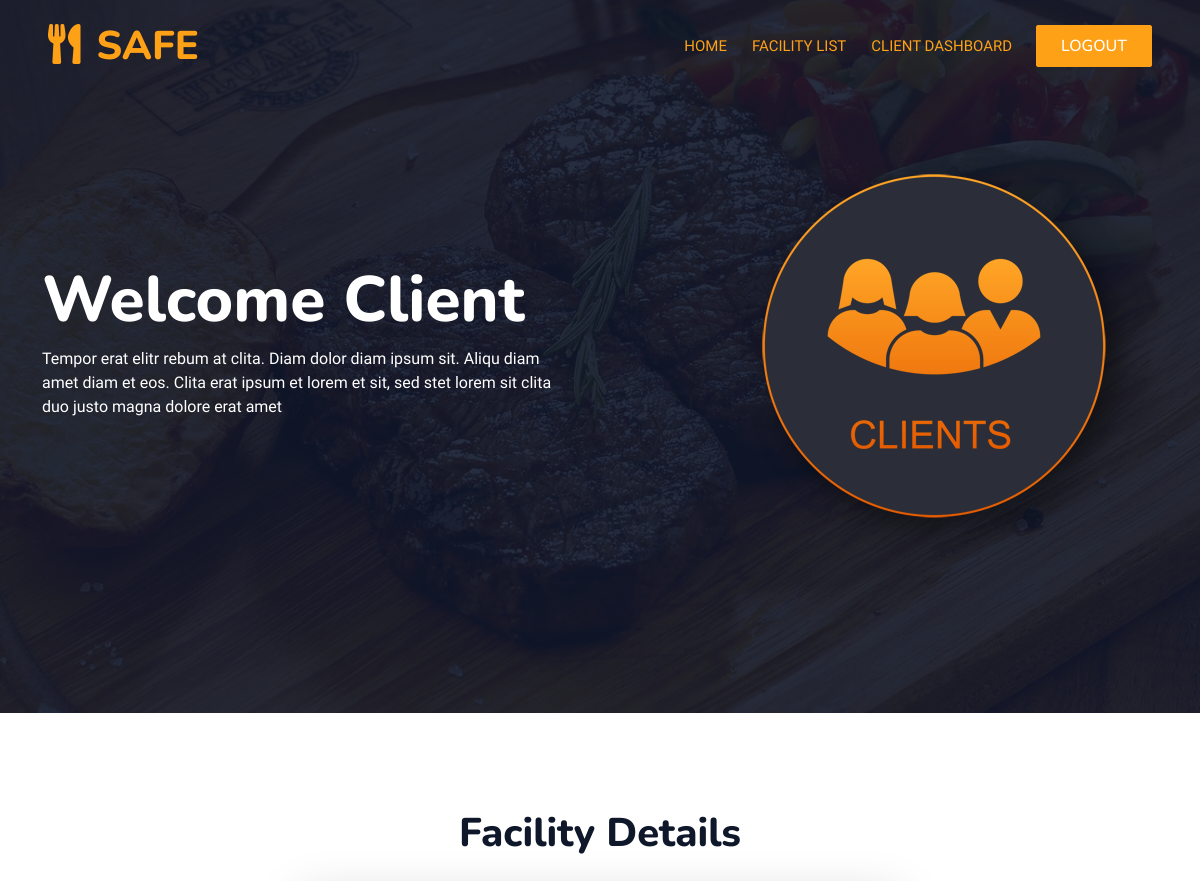
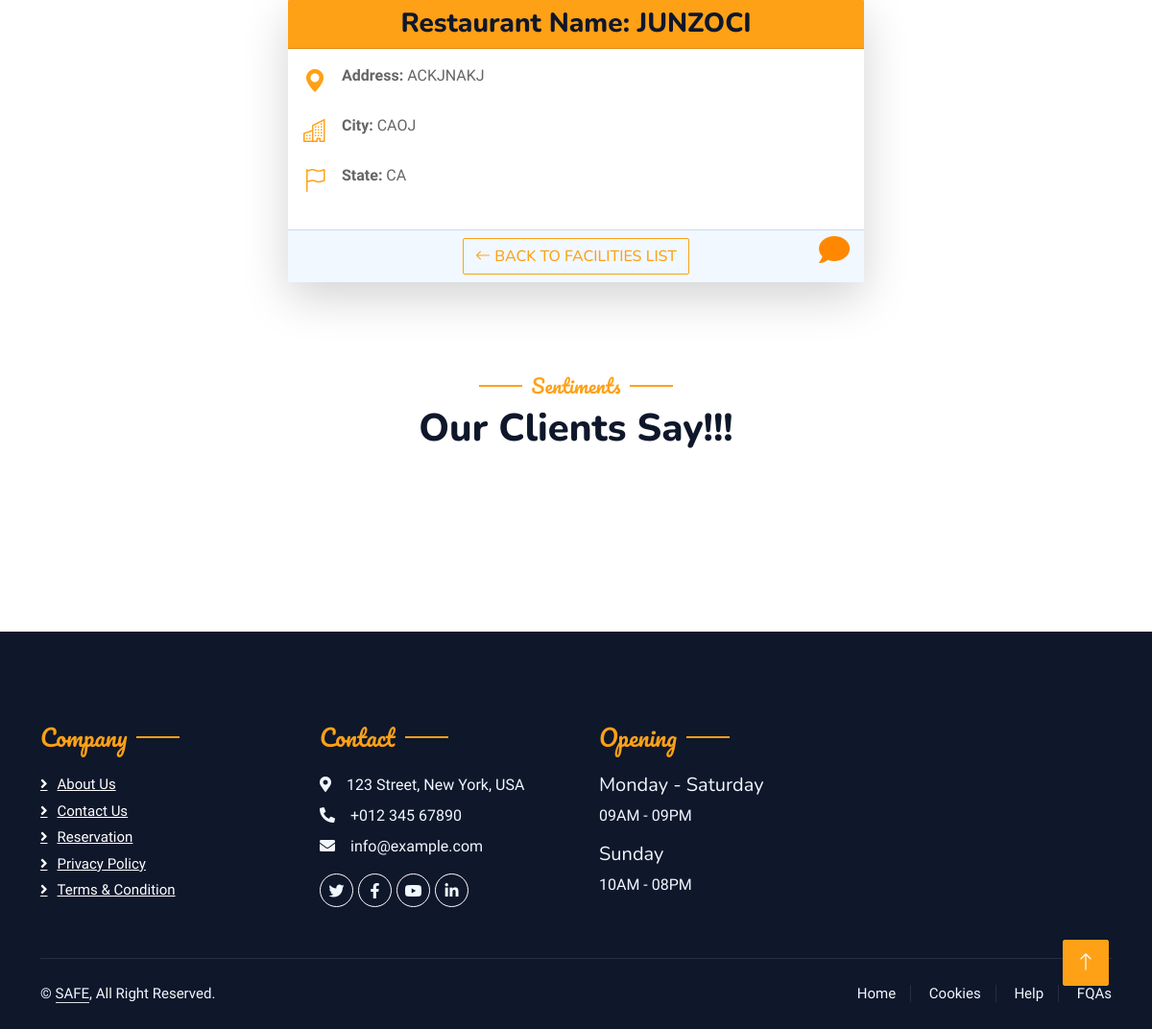
The page /facilities/1/ on the database its author committed (2 pictures, top to bottom).
### owner/models.py (models this page shows, shortened)
class Facility(models.Model):
    serial_number = models.CharField(max_length=100)
    facility_name = models.CharField(max_length=255)
    facility_address = models.CharField(max_length=255)
    facility_city = models.CharField(max_length=100)
    facility_state = models.CharField(max_length=100)
    facility_zip = models.CharField(max_length=20)
    program_status = models.CharField(
        max_length=10,
        choices=PROGRAM_STATUS_CHOICES,
    )
    predicted_revenue = models.FloatField(
        verbose_name="Revenue Prédit",
        null=True,
        blank=True,
    )
    seating_capacity = models.IntegerField(
        verbose_name="Capacité d'Accueil",
        null=True,
        blank=True,
    )
    average_meal_price = models.FloatField(
        verbose_name="Prix Moyen d'un Repas",
        null=True,
        blank=True,
    )
    marketing_budget = models.IntegerField(
        verbose_name="Budget Marketing",
        null=True,
        blank=True,
    )
    weekend_reservations = models.IntegerField(
        verbose_name="Réservations du Weekend",
        null=True,
        blank=True,
    )
    weekday_reservations = models.IntegerField(
        verbose_name="Réservations en Semaine",
        null=True,
        blank=True,
    )
    owner = models.ForeignKey(
        CustomUser,
        on_delete=models.CASCADE,
        related_name='facilities',
        limit_choices_to={'role': 'owner'},
        verbose_name="Propriétaire",
    )

### owner/views.py (the view)
# urls.py: path('<int:id>/', views.facility_detail, name='facility_detail'),
def facility_detail(request, id):
    facility = get_object_or_404(Facility, id=id)
    clients = Client.objects.filter(facility=facility)
    return render(request, 'owner/facility_detail.html', {'facility': facility, 'clients': clients})

### owner/templates/owner/facility_detail.html (shortened to what this page needs)
<!DOCTYPE html>
<html lang="en">
    {% load static %}
<head>
    <link href="https://cdnjs.cloudflare.com/ajax/libs/font-awesome/5.10.0/css/all.min.css" rel="stylesheet">
    <link href="https://cdn.jsdelivr.net/npm/bootstrap-icons@1.4.1/font/bootstrap-icons.css" rel="stylesheet">
    <link href="{% static 'lib/animate/animate.min.css' %}" rel="stylesheet">
    <link href="{% static 'lib/owlcarousel/assets/owl.carousel.min.css' %}" rel="stylesheet">
    <link href="{% static 'lib/tempusdominus/css/tempusdominus-bootstrap-4.min.css' %}" rel="stylesheet" />
    <link href="{% static 'css/bootstrap.min.css' %}" rel="stylesheet">
    <link href="{% static 'css/style.css' %}" rel="stylesheet">
</head>
<body>
    <div class="container-xxl bg-white p-0">
        <div class="container-xxl position-relative p-0">
            <nav class="navbar navbar-expand-lg navbar-dark bg-dark px-4 px-lg-5 py-3 py-lg-0">
                <a href="" class="navbar-brand p-0">
                    <h1 class="text-primary m-0"><i class="fa fa-utensils me-3"></i>SAFE</h1>
                </a>
                <div class="collapse navbar-collapse" id="navbarCollapse">
                    <div class="navbar-nav ms-auto py-0 pe-4">
                        <a href="{% url 'profileClient' %}" class="nav-item nav-link active">Home</a>
                        <a href="{% url 'clients_list' %}" class="nav-item nav-link active">Facility List</a>
                        <a href="https://app.powerbi.com/reportEmbed?reportId=3fa01422-43e9-4c27-b7af-53c50fc472ca&autoAuth=true&ctid=604f1a96-cbe8-43f8-abbf-f8eaf5d85730" target="_blank" class="nav-item nav-link active">Client Dashboard</a>
                    </div>
                    <a href="{% url 'index' %}" class="btn btn-primary py-2 px-4">LOGOUT</a>
                </div>
            </nav>
            <div class="container-xxl py-5 bg-dark hero-header mb-5">
                <div class="container my-5 py-5">
                    <div class="row align-items-center g-5">
                        <div class="col-lg-6 text-center text-lg-start">
                            <h1 class="display-3 text-white animated slideInLeft">Welcome Client<br>{{ user.username }}</h1>
                            <p class="text-white animated slideInLeft mb-4 pb-2">Tempor erat elitr rebum at clita. Diam dolor diam ipsum sit. Aliqu diam amet diam et eos. Clita erat ipsum et lorem et sit, sed stet lorem sit clita duo justo magna dolore erat amet</p>
                        </div>
                        <div class="col-lg-6 text-center text-lg-end overflow-hidden">
                            <img class="img-fluid" src="{% static 'img/client-icon-8.jpg' %}" alt="">
                        </div>
                    </div>
                </div>
            </div>
        </div>
       <div class="container-xxl py-5">
        <div class="container">
            <h1 class="mb-4 text-center">Facility Details</h1>
            <div class="card shadow-lg border-0 mx-auto" style="max-width: 600px; position: relative;">
                <div class="card-header bg-primary text-white text-center">
                    <h3 class="card-title mb-0">Restaurant Name: {{ facility.facility_name }}</h3>
                </div>
                <div class="card-body">
                    <div class="d-flex align-items-start mb-3">
                        <i class="bi bi-geo-alt-fill me-3 text-primary fs-4"></i>
                        <p class="mb-0">
                            <strong>Address:</strong> {{ facility.facility_address }}
                        </p>
                    </div>
                    <div class="d-flex align-items-start mb-3">
                        <i class="bi bi-building me-3 text-primary fs-4"></i>
                        <p class="mb-0">
                            <strong>City:</strong> {{ facility.facility_city }}
                        </p>
                    </div>
                    <div class="d-flex align-items-start mb-3">
                        <i class="bi bi-flag me-3 text-primary fs-4"></i>
                        <p class="mb-0">
                            <strong>State:</strong> {{ facility.facility_state }}
                        </p>
                    </div>
                </div>
                {% if facility.id %}
                    <a href="{% url 'create_client' id=facility.id %}"
                       style="position: absolute; bottom: 15px; right: 15px; text-decoration: none;">
                        <i class="fa fa-comment" style="font-size: 2rem; color: #ff8800;"></i>
                    </a>
                {% endif %}
                <div class="card-footer text-center bg-light">
                    <a href="{% url 'clients_list' %}" class="btn btn-outline-primary">
                        <i class="bi bi-arrow-left"></i> Back to Facilities List
                    </a>
                </div>
            </div>
        </div>
    </div>
<div class="container-xxl py-5 wow fadeInUp" data-wow-delay="0.1s">
    <div class="container">
        <div class="text-center">
            <h5 class="section-title ff-secondary text-center text-primary fw-normal">Sentiments</h5>
            <h1 class="mb-5">Our Clients Say!!!</h1>
        </div>
        <div class="scroll-container">
        </div>
    </div>
</div>
<br>
    <div class="container-fluid bg-dark text-light footer pt-5 mt-5 wow fadeIn" data-wow-delay="0.1s">
        <div class="container py-5">
            <div class="row g-5">
                <div class="col-lg-3 col-md-6">
                    <h4 class="section-title ff-secondary text-start text-primary fw-normal mb-4">Company</h4>
                    <a class="btn btn-link" href="">About Us</a>
                    <a class="btn btn-link" href="">Contact Us</a>
                    <a class="btn btn-link" href="">Reservation</a>
                    <a class="btn btn-link" href="">Privacy Policy</a>
                    <a class="btn btn-link" href="">Terms & Condition</a>
                </div>
                <div class="col-lg-3 col-md-6">
                    <h4 class="section-title ff-secondary text-start text-primary fw-normal mb-4">Contact</h4>
                    <p class="mb-2"><i class="fa fa-map-marker-alt me-3"></i>123 Street, New York, USA</p>
                    <p class="mb-2"><i class="fa fa-phone-alt me-3"></i>+012 345 67890</p>
                    <p class="mb-2"><i class="fa fa-envelope me-3"></i>info@example.com</p>
                    <div class="d-flex pt-2">
                        <a class="btn btn-outline-light btn-social" href=""><i class="fab fa-twitter"></i></a>
                        <a class="btn btn-outline-light btn-social" href=""><i class="fab fa-facebook-f"></i></a>
                        <a class="btn btn-outline-light btn-social" href=""><i class="fab fa-youtube"></i></a>
                        <a class="btn btn-outline-light btn-social" href=""><i class="fab fa-linkedin-in"></i></a>
                    </div>
                </div>
                <div class="col-lg-3 col-md-6">
                    <h4 class="section-title ff-secondary text-start text-primary fw-normal mb-4">Opening</h4>
                    <h5 class="text-light fw-normal">Monday - Saturday</h5>
                    <p>09AM - 09PM</p>
                    <h5 class="text-light fw-normal">Sunday</h5>
                    <p>10AM - 08PM</p>
                </div>
            </div>
        </div>
        <div class="container">
            <div class="copyright">
                <div class="row">
                    <div class="col-md-6 text-center text-md-start mb-3 mb-md-0">
                        &copy; <a class="border-bottom" href="#">SAFE</a>, All Right Reserved.
                    </div>
                    <div class="col-md-6 text-center text-md-end">
                        <div class="footer-menu">
                            <a href="">Home</a>
                            <a href="">Cookies</a>
                            <a href="">Help</a>
                            <a href="">FQAs</a>
                        </div>
                    </div>
                </div>
            </div>
        </div>
    </div>
    <a href="#" class="btn btn-lg btn-primary btn-lg-square back-to-top"><i class="bi bi-arrow-up"></i></a>
</div>
</body>
</html>

### static/css/style.css (style rules this page uses)
:root { --primary: #FEA116; --light: #F1F8FF; --dark: #0F172B; }
.ff-secondary { font-family: 'Pacifico', cursive; }
.back-to-top { position: fixed; display: none; right: 45px; bottom: 45px; z-index: 99; }
.btn { font-family: 'Nunito', sans-serif; font-weight: 500; text-transform: uppercase; transition: .5s; }
.btn.btn-primary, .btn.btn-secondary { color: #FFFFFF; }
.btn-lg-square { width: 48px; height: 48px; }
.btn-square, .btn-sm-square, .btn-lg-square { padding: 0; display: flex; align-items: center; justify-content: center; font-weight: normal; border-radius: 2px; }
.navbar-dark .navbar-nav .nav-link { position: relative; margin-left: 25px; padding: 35px 0; font-size: 15px; color: var(--light) !important; text-transform: uppercase; font-weight: 500; outline: none; transition: .5s; }
.navbar-dark .navbar-nav .nav-link:hover, .navbar-dark .navbar-nav .nav-link.active { color: var(--primary) !important; }
@media (min-width: 992px) { .navbar-dark { position: absolute; width: 100%; top: 0; left: 0; z-index: 999; background: transparent !important; } }
.hero-header { background: linear-gradient(rgba(15, 23, 43, .9), rgba(15, 23, 43, .9)), url(../img/bg-hero.jpg); background-position: center center; background-repeat: no-repeat; background-size: cover; }
.hero-header img { animation: imgRotate 50s linear infinite; }
.section-title { position: relative; display: inline-block; }
.section-title::before { position: absolute; content: ""; width: 45px; height: 2px; top: 50%; left: -55px; margin-top: -1px; background: var(--primary); }
.section-title::after { position: absolute; content: ""; width: 45px; height: 2px; top: 50%; right: -55px; margin-top: -1px; background: var(--primary); }
.section-title.text-start::before, .section-title.text-end::after { display: none; }
.footer .btn.btn-social { margin-right: 5px; width: 35px; height: 35px; display: flex; align-items: center; justify-content: center; color: var(--light); border: 1px solid #FFFFFF; border-radius: 35px; transition: .3s; }
.footer .btn.btn-link { display: block; margin-bottom: 5px; padding: 0; text-align: left; color: #FFFFFF; font-size: 15px; font-weight: normal; text-transform: capitalize; transition: .3s; }
.footer .btn.btn-link::before { position: relative; content: "\f105"; font-family: "Font Awesome 5 Free"; font-weight: 900; margin-right: 10px; }
.footer .copyright { padding: 25px 0; font-size: 15px; border-top: 1px solid rgba(256, 256, 256, .1); }
.footer .copyright a { color: var(--light); }
.footer .footer-menu a { margin-right: 15px; padding-right: 15px; border-right: 1px solid rgba(255, 255, 255, .1); }
.footer .footer-menu a:last-child { margin-right: 0; padding-right: 0; border-right: none; }

### owner/templates/owner/facility_detail.html (style rules this page uses)
.btn-link { background: none; border: none; text-decoration: underline; cursor: pointer; font-size: inherit; font-family: inherit; padding: 0; }
.scroll-container { overflow-x: auto; white-space: nowrap; padding-bottom: 20px; }

### rows shown on the page
Facility: facility_name "JUNZOCI", facility_address "ACKJNAKJ", facility_city "CAOJ", facility_state "CA"
